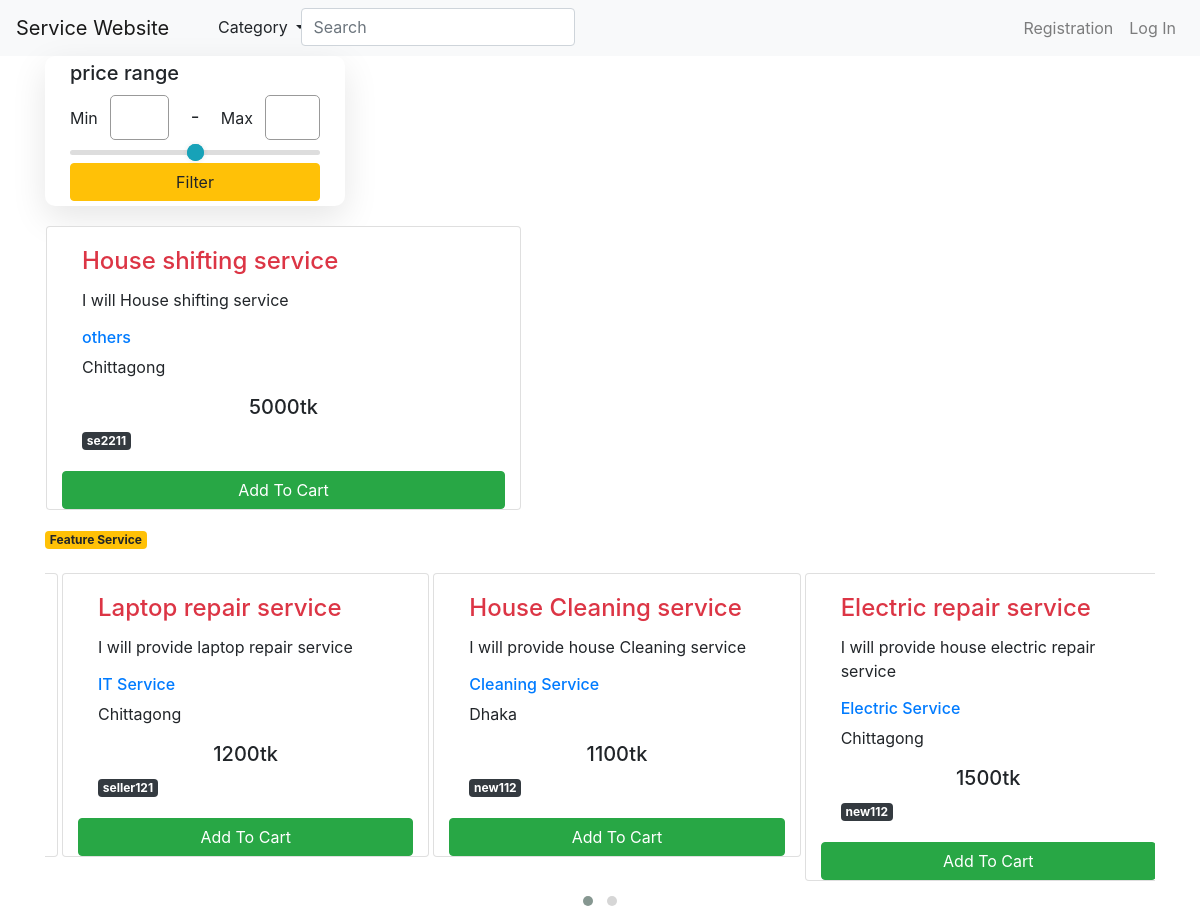
/account/?category=others, run on the app's committed database.
### service/models.py (models this page shows)
class Sheba(models.Model):
    user = models.ForeignKey(User,on_delete=models.CASCADE)
    servicecategory =(
        ('IT Service','IT Service'),
        ('Cleaning Service','Cleaning Service'),
        ('Electric Service','Electric Service'),
        ('others','others'),
    )
    servicelocation=(
        ('Dhaka','Dhaka'),
        ('Chittagong','Chattagram')
    )
    servicetitle = models.CharField(max_length=100)
    servicedetails = models.CharField(max_length=100)
    servicecategory = models.CharField(max_length=100,choices=servicecategory,default='service1')
    serviceprice = models.IntegerField(max_length=100)
    servicelocation = models.CharField(max_length=10,choices=servicelocation,default='Dhaka')
    featureservice = models.BooleanField(default=False)

### account/models.py (models this page shows)
class User(AbstractUser):
    is_admin = models.BooleanField('Is admin', default=False)
    is_buyer= models.BooleanField('Is buyer', default=False)
    is_seller =models.BooleanField('Is seller', default=False)

### account/views.py (the view)
# urls.py: path('', views.home, name='home'),
def home(request):
    category = request.GET.get('category')
    minimum = request.GET.get('minimum')
    maximum = request.GET.get('maximum')
    print(category)
    print(minimum)
    print(maximum)
    context={}
    if minimum and maximum:
        context["servicedataset"]= Sheba.objects.filter(serviceprice__range=(minimum, maximum))
        context['feature']=Sheba.objects.filter(featureservice=True)
        context['minimumvalue']=minimum
        context['maximumvalue']=maximum
    elif category:
        context["servicedataset"] = Sheba.objects.filter(servicecategory=category)
        context['feature']=Sheba.objects.filter(featureservice=True)
    else:
        context["servicedataset"] = Sheba.objects.all()
        context['feature']=Sheba.objects.filter(featureservice=True)
    return render(request,'slider3.html',context)

### templates/slider3.html (shortened to what this page needs)
<!DOCTYPE html>
<html lang="en">
<head>
  <link rel="stylesheet" href="https://cdn.jsdelivr.net/npm/bootstrap@4.6.2/dist/css/bootstrap.min.css">
<link rel="stylesheet" href="https://cdnjs.cloudflare.com/ajax/libs/OwlCarousel2/2.3.4/assets/owl.carousel.min.css">
<link rel="stylesheet" href="https://cdnjs.cloudflare.com/ajax/libs/OwlCarousel2/2.3.4/assets/owl.theme.default.min.css">
<link rel="stylesheet" href="/static/css/pricerangefilter.css">
</head>
<body>
    <div class="row bg-light">
        <div class="col-md-2">
            <nav class="navbar navbar-light ">
                <a class="navbar-brand" href="#">Service Website</a>
              </nav>
        </div>
        <div class="col-md-1 mt-2 ">
          <button class="btn dropdown-toggle" type="button" id="dropdownMenu2" data-toggle="dropdown" aria-haspopup="true" aria-expanded="false">
            Category
          </button>
        </div>
        <div class="col-md-6 mt-2 pl-2">
              <form class="form-inline">
                <input class="form-control mr-sm-2 filter" onkeyup="searchService()" type="Search.." placeholder="Search" aria-label="Search" id="filter">
              </form>
        </div>
        <div class="col-md-3 ">
          <nav class="navbar navbar-expand-lg navbar-light bg-light">
            <div class="collapse navbar-collapse" id="navbarNavDropdown">
              <ul class="navbar-nav ml-auto">
                <li class="nav-item">
                  <a class="nav-link" href="{% url 'register' %}">Registration</a>
                </li>
                <li class="nav-item">
                  <a class="nav-link" href="{% url 'login_view' %}">Log In</a>
                </li>
              </ul>
            </div>
          </nav>
        </div>
    </div>
    <div class="container">
        <div class="d-flex">
            <form action="" method="get">
            <div class="wrapper">
              <h5>price range</h5>
              <div class="price-input">
                <div class="field">
                  <span>Min</span>
                  <input type="number" class="input-min" value="{{minimumvalue}}"  name="minimum">
                </div>
                <div class="separator">-</div>
                <div class="field">
                  <span>Max</span>
                  <input type="number" class="input-max" value="{{maximumvalue}}" name="maximum">
                </div>
              </div>
              <div class="slider">
              </div>
              <div class="range-input">
                <input type="range" class="range-min" min="0" max="10000" value="{{minimumvalue}}"  step="100">
                <input type="range" class="range-max" min="0" max="10000" value="{{maximumvalue}}"  step="100">
              </div>
              <button type="submit" value="filter" class="btn btn-warning btn-block mt-2">Filter</button>
            </div>
        </form>
          </div>
        <div class="row pt-1" id="service-list">
          {% for data in servicedataset %}
                  <div class="card col-sm-5 mt-3 ml-3">
                          <div class="card-body" >
                          <h4 class="card-title"> <a href="/service/singleservice/{{data.id}}" class="text-danger">{{ data.servicetitle }} </a></h4>
                          <p class="card-text">{{data.servicedetails}}</p>
                            <h6><a href="/account/?category={{data.servicecategory}}">{{data.servicecategory}}</a></h6>
                            <h7>{{data.servicelocation}}</h7>
                            <h5 class="text-center pt-3">{{data.serviceprice}}tk</h5>
                              <span class="badge  badge-dark"><a href="/account/singleprofile/?userid={{data.user.id}}" class="text-white">{{data.user}}</a></span>
                          </div>
                       <a href="{% url 'login_view' %}"class="btn btn-success"> Add To Cart</a>
                      </div>
          {% endfor %}
      </div>
    </div>
    <div class="container mt-3">
        <h3 class="badge badge-warning">Feature Service</h3>
    <div class="owl-carousel owl-theme">
        {% for data in feature %}
        <div class="item">
            <div class="card col-sm-12 mt-3 ml-3">
                <div class="card-body" >
                <h4 class="card-title text-danger"> {{ data.servicetitle }}</h4>
                <p class="card-text">{{data.servicedetails}}</p>
                  <h6><a href="/account/?category={{data.servicecategory}}">{{data.servicecategory}}</a></h6>
                  <h7>{{data.servicelocation}}</h7>
                  <h5 class="text-center pt-3">{{data.serviceprice}}tk</h5>
                    <span class="badge  badge-dark">{{data.user}}</span>
                </div>
             <a href="{% url 'login_view' %}"class="btn btn-success"> Add To Cart</a>
            </div>
        </div>
        {% endfor %}
    </div>
</div>
</body>
</html>

### static/css/pricerangefilter.css (style rules this page uses)
.wrapper { width: 300px; background: #fff; border-radius: 10px; padding: 5px 25px 5px; box-shadow: 0 12px 35px rgba(0, 0, 0, 0.1); }
.price-input { width: 100%; display: flex; margin: 10px 0 10px; }
.price-input .field { display: flex; width: 100%; height: 45px; align-items: center; }
.field input { width: 100%; height: 100%; outline: none; font-size: 19px; margin-left: 12px; border-radius: 5px; text-align: center; border: 1px solid #999; }
.price-input .separator { width: 130px; display: flex; font-size: 19px; align-items: center; justify-content: center; }
.slider { height: 5px; position: relative; background: #ddd; border-radius: 5px; }
.range-input { position: relative; }
.range-input input { position: absolute; width: 100%; height: 5px; top: -5px; background: none; pointer-events: none; appearance: none; appearance: none; }

### data on the page
Sheba: servicetitle "House shifting service", servicedetails "I will House shifting service", servicecategory "others", servicelocation "Chittagong", serviceprice "5000", user "se2211"
Sheba: servicetitle "Laptop repair service", servicedetails "I will provide laptop repair service", servicecategory "IT Service", servicelocation "Chittagong", serviceprice "1200", user "seller121"
Sheba: servicetitle "House Cleaning service", servicedetails "I will provide house Cleaning service", servicecategory "Cleaning Service", servicelocation "Dhaka", serviceprice "1100", user "new112"
Sheba: servicetitle "Electric repair service", servicedetails "I will provide house electric repair service", servicecategory "Electric Service", servicelocation "Chittagong", serviceprice "1500", user "new112"
